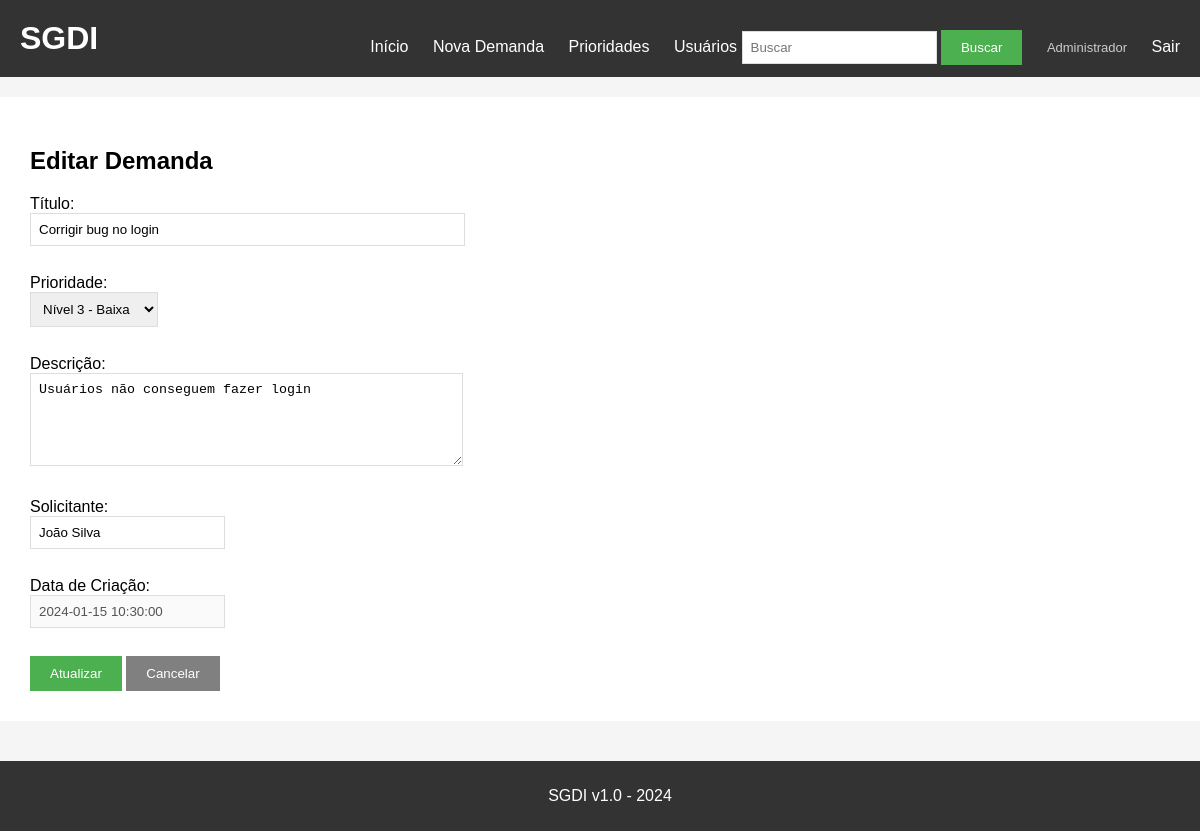
/editar/1 (signed in), run on the app's committed database.
### tables this page shows
CREATE TABLE demandas (
    id INTEGER PRIMARY KEY AUTOINCREMENT,
    titulo TEXT NOT NULL,
    descricao TEXT,
    solicitante TEXT,
    data_criacao TEXT NOT NULL,
    prioridade_id INTEGER NOT NULL, usuario_id INTEGER REFERENCES usuarios(id),
    FOREIGN KEY (prioridade_id) REFERENCES prioridades(id)
);

### app.py (the view, shortened to what this page needs)
@app.route('/editar/<int:id>', methods=['GET', 'POST'])
@login_required
def editar(id):
    conn = get_db()
    demanda = conn.execute('SELECT * FROM demandas WHERE id = ?', (id,)).fetchone()
    if not demanda:
        conn.close()
        flash('Demanda não encontrada.')
        return redirect(url_for('index'))
    is_admin = session.get('usuario_tipo') == 'admin'
    if not is_admin and demanda['usuario_id'] != session.get('usuario_id'):
        conn.close()
        flash('Sem permissão para editar esta demanda.')
        return redirect(url_for('index'))
    prioridades = carregar_prioridades(conn)
    conn.close()
    return render_template('editar.html', demanda=demanda, prioridades=prioridades, is_admin=is_admin)

### app.py (called while the page is built)
def get_db():
    conn = sqlite3.connect(DATABASE)
    conn.row_factory = sqlite3.Row
    conn.create_function("UNACCENT", 1, lambda x: unidecode(x) if x else "")
    return conn

def login_required(f):
    @wraps(f)
    def decorated(*args, **kwargs):
        if 'usuario_id' not in session:
            flash('Faça login para continuar.')
            return redirect(url_for('login'))
        return f(*args, **kwargs)
    return decorated

def carregar_prioridades(conn):
    return conn.execute('SELECT * FROM prioridades ORDER BY nivel ASC, data_criacao ASC').fetchall()

### templates/editar.html (shortened to what this page needs)
{% extends "base.html" %}
{% block content %}
<h2>Editar Demanda</h2>
<form method="POST" action="/editar/{{ demanda['id'] }}">
    <div>
        <label>Título:</label><br>
        <input type="text" name="titulo" value="{{ demanda['titulo'] }}" size="50" required>
    </div>
    <br>
    <div>
        <label>Prioridade:</label><br>
        <select name="prioridade_id" required>
            {% for prioridade in prioridades %}
            <option value="{{ prioridade['id'] }}" {% if prioridade['id'] == demanda['prioridade_id'] %}selected{% endif %}>
                Nível {{ prioridade['nivel'] }} - {{ prioridade['nome'] }}
            </option>
            {% endfor %}
        </select>
    </div>
    <br>
    <div>
        <label>Descrição:</label><br>
        <textarea name="descricao" rows="5" cols="50">{{ demanda['descricao'] }}</textarea>
    </div>
    <br>
    <div>
        <label>Solicitante:</label><br>
        {% if is_admin %}
        <input type="text" name="solicitante" value="{{ demanda['solicitante'] }}">
        {% else %}
        <input type="text" value="{{ demanda['solicitante'] }}" disabled>
        {% endif %}
    </div>
    <br>
    <div>
        <label>Data de Criação:</label><br>
        <input type="text" value="{{ demanda['data_criacao'] }}" disabled>
    </div>
    <br>
    <button type="submit">Atualizar</button>
    <a href="/"><button type="button">Cancelar</button></a>
</form>
{% endblock %}

### static/style.css (style rules this page uses)
body { font-family: Arial, sans-serif; background-color: #f5f5f5; padding: 0; margin: 0; min-height: 100vh; padding-bottom: 70px; box-sizing: border-box; }
button { background-color: #4CAF50; color: white; padding: 10px 20px; border: none; cursor: pointer; }
button[type="button"] { background-color: #808080; }
form div { margin-bottom: 10px; }
input[type="text"], textarea { padding: 8px; border: 1px solid #ddd; }
select, input[type="number"] { padding: 8px; border: 1px solid #ddd; }
textarea { resize: vertical; }

### templates/base.html (style rules this page uses)
body { margin: 0; }

### data on the page
demandas: titulo "Corrigir bug no login", prioridade_id "Nível 3 - Baixa", descricao "Usuários não conseguem fazer login", solicitante "João Silva", data_criacao "2024-01-15 10:30:00"

### other printed values
{{ session.get('usuario_nome', '') }} "Administrador"
